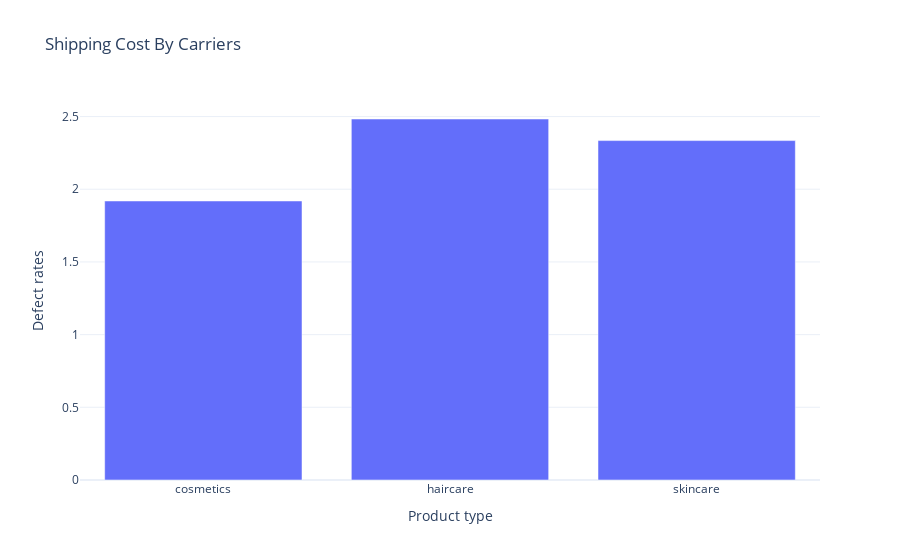

The notebook cell this image was saved under:
### Code cell
ax=px.bar(defect_rate,x="Product type",y="Defect rates",title="Shipping Cost By Carriers")
ax.show()

### Figure 1 — Plotly figure (JSON) as saved in the notebook; plotly's stock layout.template omitted (floating-point values rounded to 4 significant figures)
{"data": [{"alignmentgroup": "True", "hovertemplate": "Product type=%{x}<br>Defect rates=%{y}<extra></extra>", "legendgroup": "", "marker": {"color": "#636efa", "pattern": {"shape": ""}}, "name": "", "offsetgroup": "", "orientation": "v", "showlegend": false, "textposition": "auto", "type": "bar", "x": ["cosmetics", "haircare", "skincare"], "xaxis": "x", "y": [1.919, 2.483, 2.335], "yaxis": "y"}], "layout": {"autosize": true, "barmode": "relative", "legend": {"tracegroupgap": 0}, "title": {"text": "Shipping Cost By Carriers"}, "xaxis": {"anchor": "y", "autorange": true, "domain": [0, 1], "range": [-0.5, 2.5], "title": {"text": "Product type"}, "type": "category"}, "yaxis": {"anchor": "x", "autorange": true, "domain": [0, 1], "range": [0, 2.614], "title": {"text": "Defect rates"}, "type": "linear"}}}
